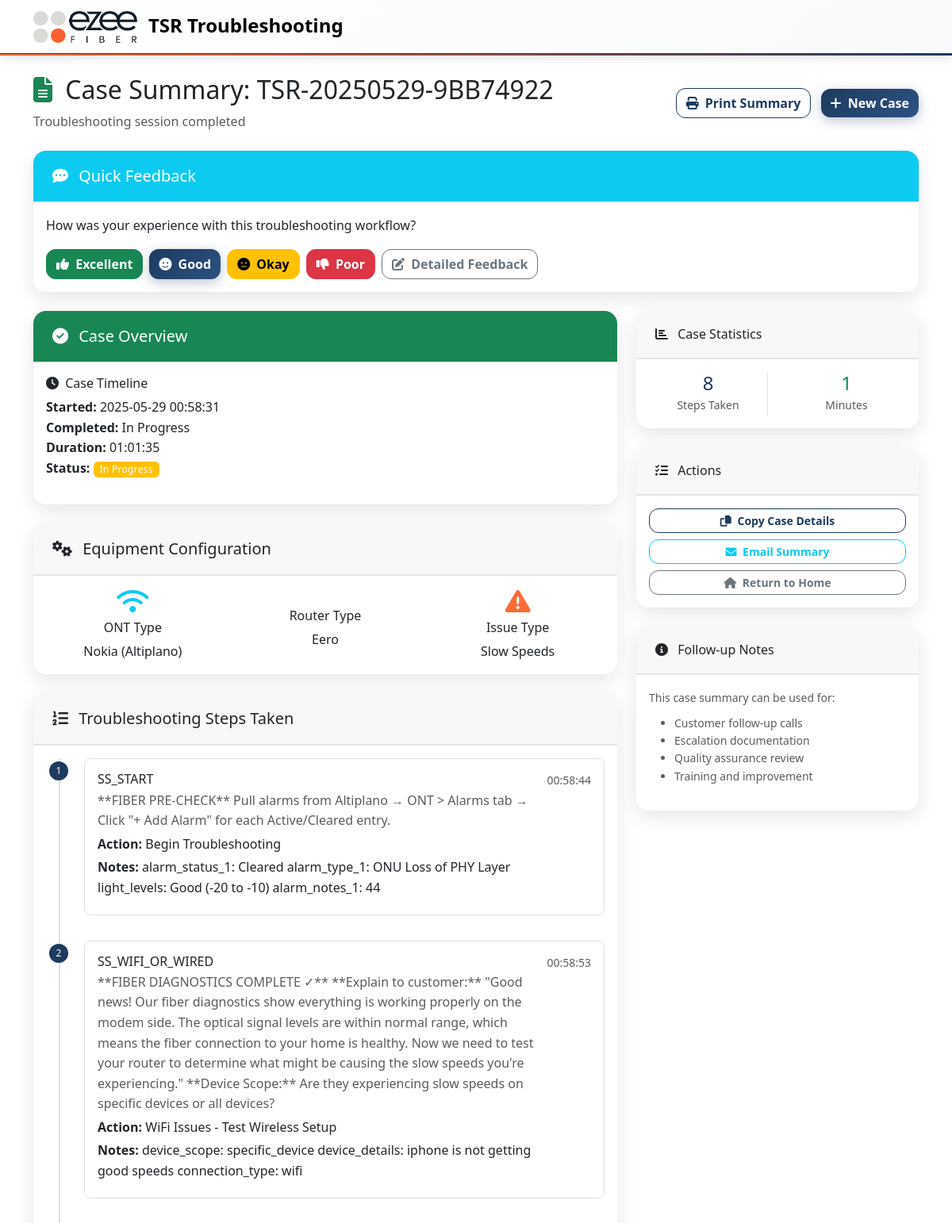
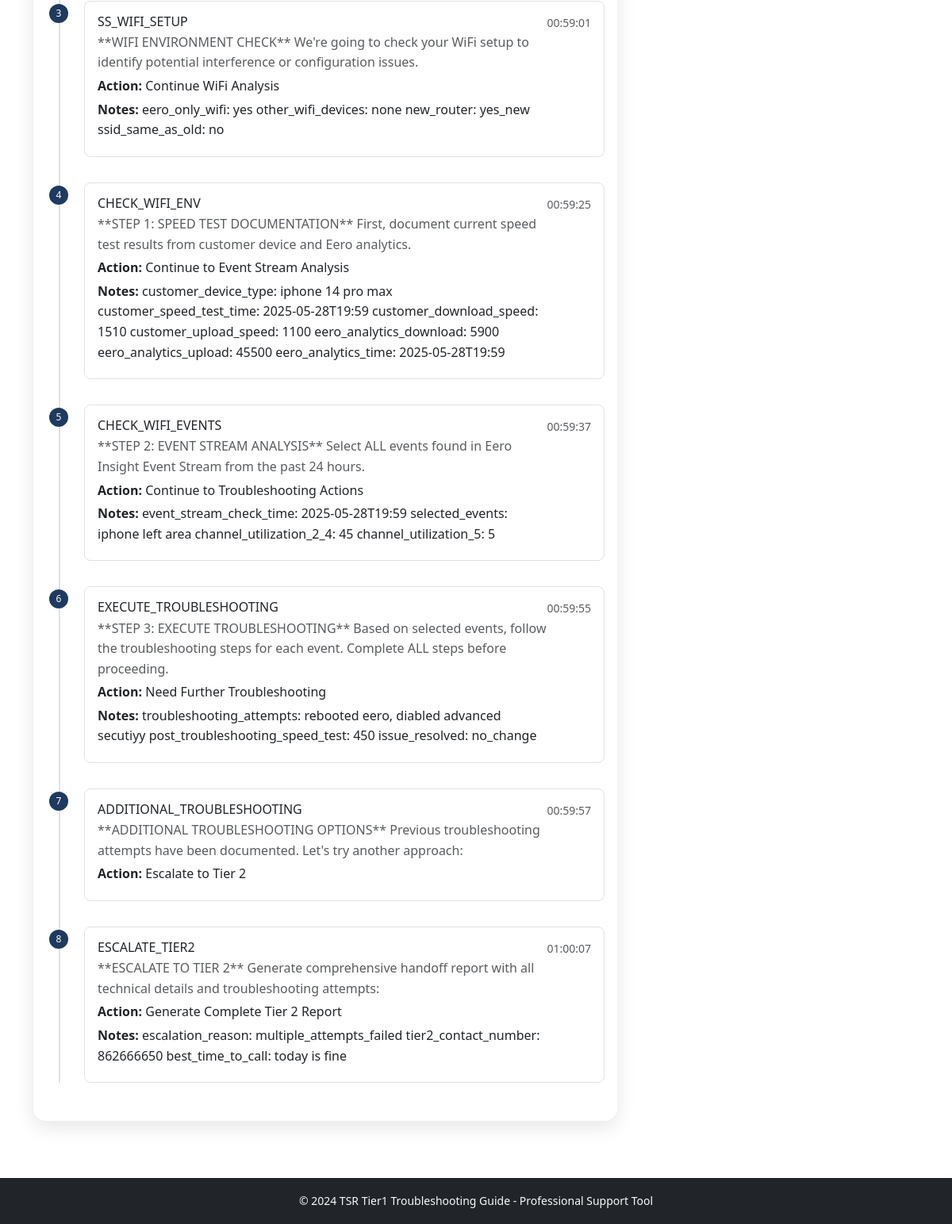
/case_summary/155, run on the app's committed database (2 pictures, top to bottom).
### models.py (models this page shows, shortened)
class TroubleshootingCase(db.Model):
    id = db.Column(db.Integer, primary_key=True)
    session_id = db.Column(db.String(100), nullable=False)
    case_number = db.Column(db.String(50), unique=True, nullable=False)
    customer_info = db.Column(db.Text)  # JSON string
    ont_type = db.Column(db.String(50))
    ont_id = db.Column(db.String(50))  # ONT identifier (flexible format)
    router_type = db.Column(db.String(50))
    router_id = db.Column(db.String(50))  # Router identifier (flexible format)
    issue_type = db.Column(db.String(100))
    resolution = db.Column(db.String(200))
    status = db.Column(db.String(20), default='in_progress')  # in_progress, resolved, escalated, unresolved
    created_at = db.Column(db.DateTime, default=datetime.utcnow)
    completed_at = db.Column(db.DateTime)
    start_time = db.Column(db.Float)  # timestamp
    end_time = db.Column(db.Float)  # timestamp
    def get_customer_info(self):
        if self.customer_info:
            return json.loads(self.customer_info)
        return {}
    def get_duration(self):
        if self.start_time and self.end_time:
            duration_seconds = int(self.end_time - self.start_time)
        elif self.start_time:
            duration_seconds = int(datetime.now().timestamp() - self.start_time)
        else:
            return 0
        return duration_seconds // 60

class TroubleshootingStep(db.Model):
    id = db.Column(db.Integer, primary_key=True)
    case_id = db.Column(db.Integer, db.ForeignKey('troubleshooting_case.id'), nullable=False)
    step_id = db.Column(db.String(50), nullable=False)
    step_name = db.Column(db.String(200))
    action_taken = db.Column(db.String(500))
    result = db.Column(db.String(500))
    notes = db.Column(db.Text)
    timestamp = db.Column(db.DateTime, default=datetime.utcnow)
    case = db.relationship('TroubleshootingCase', backref=db.backref('steps', lazy=True, order_by='TroubleshootingStep.timestamp'))

### routes.py (the view)
@app.route('/case_summary/<int:case_id>')
def case_summary(case_id):
    case = TroubleshootingCase.query.get_or_404(case_id)
    escalation_report = None
    if case.status == 'escalated':
        escalation_report = generate_tier2_escalation_report(case)
    dispatch_report = None
    if case.status in ['dispatch_pending', 'resolved'] and (
        any(step.step_id.startswith('DISPATCH_') for step in case.steps) or
        case.issue_type == 'Complete Outage'
    ):
        dispatch_report = generate_dispatch_report(case)
    return render_template('case_summary.html', case=case, dispatch_report=dispatch_report, escalation_report=escalation_report)

### app.py (called while the page is built)
@app.template_filter('datetime')
def datetime_filter(timestamp):
    if timestamp:
        return datetime.fromtimestamp(timestamp).strftime('%Y-%m-%d %H:%M:%S')
    return ''

@app.template_filter('duration')
def duration_filter(start_time, end_time=None):
    if not start_time:
        return ''
    end = end_time or datetime.now().timestamp()
    duration = int(end - start_time)
    hours = duration // 3600
    minutes = (duration % 3600) // 60
    seconds = duration % 60
    if hours > 0:
        return f"{hours:02d}:{minutes:02d}:{seconds:02d}"
    else:
        return f"{minutes:02d}:{seconds:02d}"

### templates/case_summary.html (shortened to what this page needs)
{% extends "base.html" %}
{% block content %}
<div class="container py-4">
    <div class="row justify-content-between align-items-center mb-4">
        <div class="col">
            <h2>
                <i class="fas fa-file-alt me-2 text-success"></i>
                Case Summary: {{ case.case_number }}
            </h2>
            <p class="text-muted mb-0">Troubleshooting session completed</p>
        </div>
        <div class="col-auto">
            <button onclick="window.print()" class="btn btn-outline-primary me-2">
                <i class="fas fa-print me-1"></i>
                Print Summary
            </button>
            <a href="{{ url_for('restart_case') }}" class="btn btn-primary">
                <i class="fas fa-plus me-1"></i>
                New Case
            </a>
        </div>
    </div>
    <div class="row mb-4">
        <div class="col-12">
            <div class="card border-info">
                <div class="card-header bg-info text-white">
                    <h5 class="mb-0">
                        <i class="fas fa-comment-dots me-2"></i>
                        Quick Feedback
                    </h5>
                </div>
                <div class="card-body">
                    <p class="mb-3">How was your experience with this troubleshooting workflow?</p>
                    <div class="d-flex gap-2 flex-wrap">
                        <button class="btn btn-success" onclick="submitFeedback('excellent', '{{ case.id }}')">
                            <i class="fas fa-thumbs-up me-1"></i>
                            Excellent
                        </button>
                        <button class="btn btn-primary" onclick="submitFeedback('good', '{{ case.id }}')">
                            <i class="fas fa-smile me-1"></i>
                            Good
                        </button>
                        <button class="btn btn-warning" onclick="submitFeedback('okay', '{{ case.id }}')">
                            <i class="fas fa-meh me-1"></i>
                            Okay
                        </button>
                        <button class="btn btn-danger" onclick="submitFeedback('poor', '{{ case.id }}')">
                            <i class="fas fa-thumbs-down me-1"></i>
                            Poor
                        </button>
                        <button class="btn btn-outline-secondary" onclick="showDetailedFeedback('{{ case.id }}')">
                            <i class="fas fa-edit me-1"></i>
                            Detailed Feedback
                        </button>
                    </div>
                </div>
            </div>
        </div>
    </div>
    <div class="row">
        <div class="col-lg-8">
            <div class="card mb-4">
                <div class="card-header bg-success text-white">
                    <h5 class="mb-0">
                        <i class="fas fa-check-circle me-2"></i>
                        Case Overview
                    </h5>
                </div>
                <div class="card-body">
                    <div class="row">
                        <div class="col-md-6">
                            <h6><i class="fas fa-clock me-1"></i> Case Timeline</h6>
                            <ul class="list-unstyled">
                                <li><strong>Started:</strong> {{ case.start_time|datetime }}</li>
                                <li><strong>Completed:</strong> {{ case.end_time|datetime if case.end_time else 'In Progress' }}</li>
                                <li><strong>Duration:</strong> {{ case.start_time|duration(case.end_time) }}</li>
                                <li><strong>Status:</strong>
                                    <span class="badge bg-{{ 'success' if case.status == 'resolved' else 'warning' }}">
                                        {{ case.status.replace('_', ' ').title() }}
                                    </span>
                                </li>
                            </ul>
                        </div>
                    </div>
                </div>
            </div>
            <div class="card mb-4">
                <div class="card-header">
                    <h5 class="mb-0">
                        <i class="fas fa-cogs me-2"></i>
                        Equipment Configuration
                    </h5>
                </div>
                <div class="card-body">
                    <div class="row">
                        {% if case.ont_type %}
                        <div class="col-md-4">
                            <div class="text-center">
                                <i class="fas fa-wifi fa-2x text-info mb-2"></i>
                                <h6>ONT Type</h6>
                                <p class="mb-0">{{ case.ont_type }}</p>
                            </div>
                        </div>
                        {% endif %}
                        {% if case.router_type %}
                        <div class="col-md-4">
                            <div class="text-center">
                                <h6>Router Type</h6>
                                <p class="mb-0">{{ case.router_type }}</p>
                            </div>
                        </div>
                        {% endif %}
                        {% if case.issue_type %}
                        <div class="col-md-4">
                            <div class="text-center">
                                <i class="fas fa-exclamation-triangle fa-2x text-warning mb-2"></i>
                                <h6>Issue Type</h6>
                                <p class="mb-0">{{ case.issue_type }}</p>
                            </div>
                        </div>
                        {% endif %}
                    </div>
                </div>
            </div>
            <div class="card">
                <div class="card-header">
                    <h5 class="mb-0">
                        <i class="fas fa-list-ol me-2"></i>
                        Troubleshooting Steps Taken
                    </h5>
                </div>
                <div class="card-body">
                    {% if case.steps %}
                        <div class="timeline">
                            {% for step in case.steps %}
                            <div class="timeline-item">
                                <div class="timeline-marker">
                                    <span class="badge bg-primary rounded-pill">{{ loop.index }}</span>
                                </div>
                                <div class="timeline-content">
                                    <div class="d-flex justify-content-between align-items-start">
                                        <div>
                                            <h6 class="mb-1">{{ step.step_id }}</h6>
                                            {% if step.step_name %}
                                            <p class="text-muted mb-1">{{ step.step_name }}</p>
                                            {% endif %}
                                            {% if step.action_taken %}
                                            <p class="mb-1"><strong>Action:</strong> {{ step.action_taken }}</p>
                                            {% endif %}
                                            {% if step.notes %}
                                            <p class="mb-1"><strong>Notes:</strong> {{ step.notes }}</p>
                                            {% endif %}
                                        </div>
                                        <small class="text-muted">{{ step.timestamp.strftime('%H:%M:%S') }}</small>
                                    </div>
                                </div>
                            </div>
                            {% endfor %}
                        </div>
                    {% else %}
                        <p class="text-muted">No detailed steps recorded for this case.</p>
                    {% endif %}
                </div>
            </div>
        </div>
        <div class="col-lg-4">
            <div class="card mb-4">
                <div class="card-header">
                    <h6 class="mb-0">
                        <i class="fas fa-chart-bar me-2"></i>
                        Case Statistics
                    </h6>
                </div>
                <div class="card-body">
                    <div class="row text-center">
                        <div class="col-6">
                            <div class="border-end">
                                <h4 class="text-primary mb-0">{{ case.steps|length }}</h4>
                                <small class="text-muted">Steps Taken</small>
                            </div>
                        </div>
                        <div class="col-6">
                            <h4 class="text-success mb-0">{{ case.get_duration() // 60 }}</h4>
                            <small class="text-muted">Minutes</small>
                        </div>
                    </div>
                </div>
            </div>
            <div class="card mb-4">
                <div class="card-header">
                    <h6 class="mb-0">
                        <i class="fas fa-tasks me-2"></i>
                        Actions
                    </h6>
                </div>
                <div class="card-body">
                    <div class="d-grid gap-2">
                        <button onclick="copyToClipboard()" class="btn btn-outline-primary btn-sm">
                            <i class="fas fa-copy me-1"></i>
                            Copy Case Details
                        </button>
                        <button onclick="emailSummary()" class="btn btn-outline-info btn-sm">
                            <i class="fas fa-envelope me-1"></i>
                            Email Summary
                        </button>
                        <a href="{{ url_for('index') }}" class="btn btn-outline-secondary btn-sm">
                            <i class="fas fa-home me-1"></i>
                            Return to Home
                        </a>
                    </div>
                </div>
            </div>
            <div class="card">
                <div class="card-header">
                    <h6 class="mb-0">
                        <i class="fas fa-info-circle me-2"></i>
                        Follow-up Notes
                    </h6>
                </div>
                <div class="card-body">
                    <small class="text-muted">
                        This case summary can be used for:
                        <ul class="mt-2">
                            <li>Customer follow-up calls</li>
                            <li>Escalation documentation</li>
                            <li>Quality assurance review</li>
                            <li>Training and improvement</li>
                        </ul>
                    </small>
                </div>
            </div>
        </div>
    </div>
</div>
{% endblock %}

### static/css/custom.css (style rules this page uses)
:root { --primary-color: 0 84% 60%; --success-color: 142 71% 45%; --info-color: 199 89% 48%; --warning-color: 45 100% 51%; --danger-color: 354 70% 54%; }
body { font-family: 'Segoe UI', Tahoma, Geneva, Verdana, sans-serif; line-height: 1.6; }
.card { border: none; box-shadow: 0 2px 8px rgba(0, 0, 0, 0.1); border-radius: 12px; transition: transform 0.2s ease, box-shadow 0.2s ease; }
.card-header { border-radius: 12px 12px 0 0 !important; border-bottom: none; padding: 1.25rem 1.5rem; }
.timeline { position: relative; padding-left: 2rem; }
.timeline::before { content: ''; position: absolute; left: 1rem; top: 0; bottom: 0; width: 2px; background: var(--bs-border-color); }
.timeline-item { position: relative; margin-bottom: 2rem; }
.timeline-marker { position: absolute; left: -2rem; top: 0; width: 2rem; height: 2rem; display: flex; align-items: center; justify-content: center; }
.timeline-marker .badge { width: 1.5rem; height: 1.5rem; display: flex; align-items: center; justify-content: center; font-size: 0.75rem; }
.timeline-content { background: var(--bs-body-bg); border: 1px solid var(--bs-border-color); border-radius: 8px; padding: 1rem; margin-left: 1rem; }
.badge { font-weight: 500; letter-spacing: 0.025em; }
.btn { border-radius: 8px; font-weight: 500; transition: all 0.2s ease; }

### static/css/ezee-theme.css (style rules this page uses)
:root { --ezee-navy: #1e3a5f; --ezee-orange: #ff6b35; --ezee-light-grey: #e5e5e5; --ezee-dark-grey: #6c757d; --ezee-white: #ffffff; }
.bg-primary { background-color: var(--ezee-navy) !important; }
.btn-primary { background-color: var(--ezee-navy); border-color: var(--ezee-navy); }
.btn-outline-primary { color: var(--ezee-navy); border-color: var(--ezee-navy); }
.text-primary { color: var(--ezee-navy) !important; }
.card { border: none; border-radius: 16px; box-shadow: 0 8px 25px rgba(0, 0, 0, 0.1); transition: all 0.3s ease; }
.card-header { border-radius: 16px 16px 0 0 !important; border-bottom: 2px solid var(--ezee-light-grey); }
.btn { border-radius: 12px; font-weight: 600; transition: all 0.3s cubic-bezier(0.4, 0, 0.2, 1); position: relative; overflow: hidden; }
.btn-primary { background: linear-gradient(135deg, var(--ezee-navy) 0%, #2c5282 100%); border: none; box-shadow: 0 4px 15px rgba(30, 58, 95, 0.3); }
.text-warning { color: var(--ezee-orange) !important; }

### data on the page
TroubleshootingCase: case_number "TSR-20250529-9BB74922", start_time "2025-05-29 00:58:31", end_time "In Progress", start_time|duration "01:01:35", status.replace "In Progress", ont_type "Nokia (Altiplano)", router_type "Eero", issue_type "Slow Speeds", start_time+end_time "1"
TroubleshootingStep: step_id "SS_START", step_name "**FIBER PRE-CHECK** Pull alarms from Altiplano → ONT > Alarms tab → Click \"+ Add Alarm\" for each Active/Cleared entry.", action_taken "Begin Troubleshooting", notes "alarm_status_1: Cleared alarm_type_1: ONU Loss of PHY Layer light_levels: Good (-20 to -10) alarm_notes_1: 44", timestamp "00:58:44"
TroubleshootingStep: step_id "SS_WIFI_OR_WIRED", step_name "**FIBER DIAGNOSTICS COMPLETE ✓** **Explain to customer:** \"Good news! Our fiber diagnostics show everything is working properly on the modem side. The optical signal levels are within normal range, which means the fiber connection to your home is healthy. Now we need to test your router to determine what might be causing the slow speeds you're experiencing.\" **Device Scope:** Are they experiencing slow speeds on specific devices or all devices?", action_taken "WiFi Issues - Test Wireless Setup", notes "device_scope: specific_device device_details: iphone is not getting good speeds connection_type: wifi", timestamp "00:58:53"
TroubleshootingStep: step_id "SS_WIFI_SETUP", step_name "**WIFI ENVIRONMENT CHECK** We're going to check your WiFi setup to identify potential interference or configuration issues.", action_taken "Continue WiFi Analysis", notes "eero_only_wifi: yes other_wifi_devices: none new_router: yes_new ssid_same_as_old: no", timestamp "00:59:01"
TroubleshootingStep: step_id "CHECK_WIFI_ENV", step_name "**STEP 1: SPEED TEST DOCUMENTATION** First, document current speed test results from customer device and Eero analytics.", action_taken "Continue to Event Stream Analysis", notes "customer_device_type: iphone 14 pro max customer_speed_test_time: 2025-05-28T19:59 customer_download_speed: 1510 customer_upload_speed: 1100 eero_analytics_download: 5900 eero_analytics_upload: 45500 eero_analytics_time: 2025-05-28T19:59", timestamp "00:59:25"
TroubleshootingStep: step_id "CHECK_WIFI_EVENTS", step_name "**STEP 2: EVENT STREAM ANALYSIS** Select ALL events found in Eero Insight Event Stream from the past 24 hours.", action_taken "Continue to Troubleshooting Actions", notes "event_stream_check_time: 2025-05-28T19:59 selected_events: iphone left area channel_utilization_2_4: 45 channel_utilization_5: 5", timestamp "00:59:37"
TroubleshootingStep: step_id "EXECUTE_TROUBLESHOOTING", step_name "**STEP 3: EXECUTE TROUBLESHOOTING** Based on selected events, follow the troubleshooting steps for each event. Complete ALL steps before proceeding.", action_taken "Need Further Troubleshooting", notes "troubleshooting_attempts: rebooted eero, diabled advanced secutiyy post_troubleshooting_speed_test: 450 issue_resolved: no_change", timestamp "00:59:55"
TroubleshootingStep: step_id "ADDITIONAL_TROUBLESHOOTING", step_name "**ADDITIONAL TROUBLESHOOTING OPTIONS** Previous troubleshooting attempts have been documented. Let's try another approach:", action_taken "Escalate to Tier 2", timestamp "00:59:57"
TroubleshootingStep: step_id "ESCALATE_TIER2", step_name "**ESCALATE TO TIER 2** Generate comprehensive handoff report with all technical details and troubleshooting attempts:", action_taken "Generate Complete Tier 2 Report", notes "escalation_reason: multiple_attempts_failed tier2_contact_number: 862666650 best_time_to_call: today is fine", timestamp "01:00:07"

### other printed values
{{ case.steps|length }} "8"
